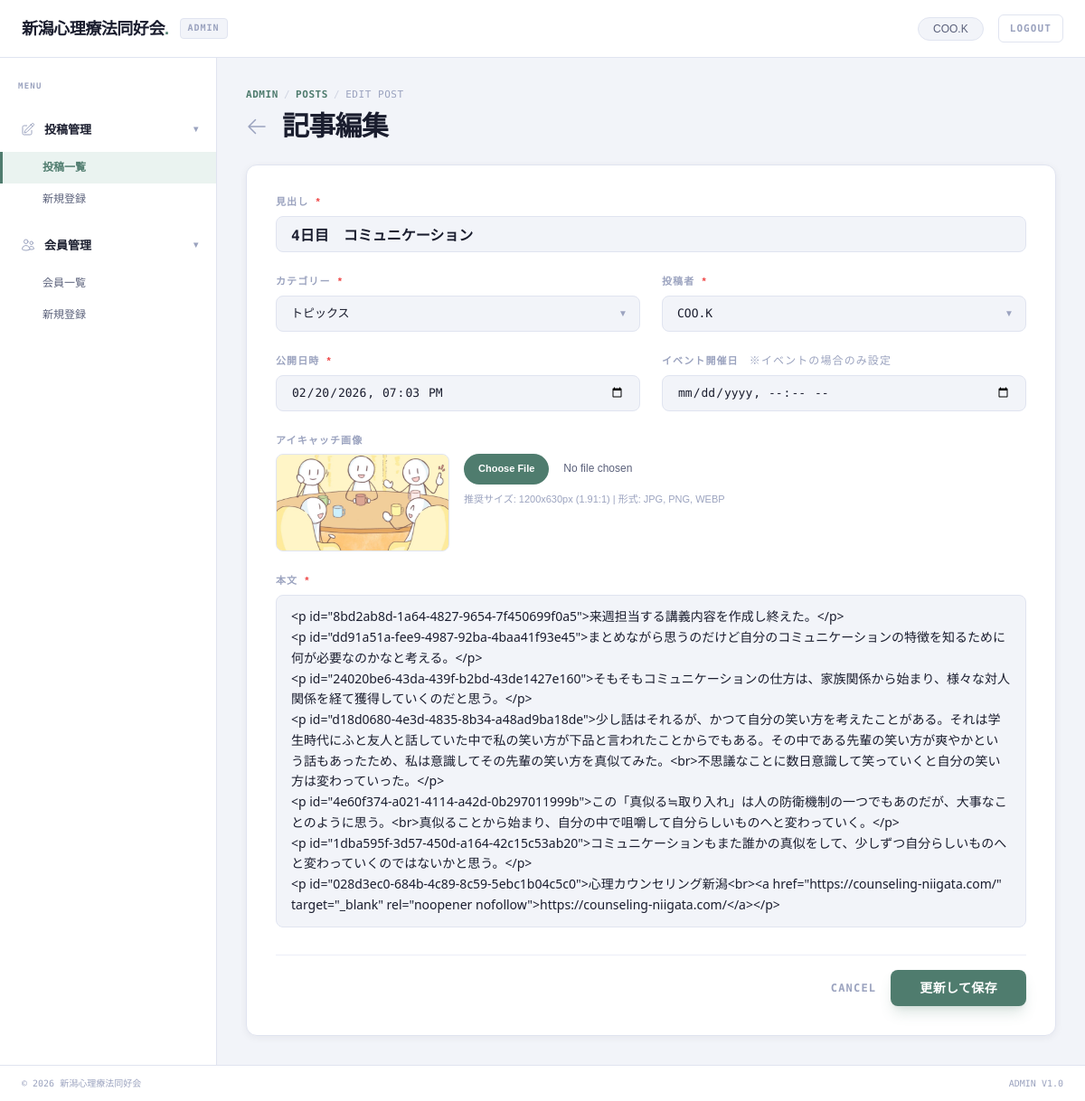
Screenshot of /admin/posts/7/edit (signed in) with the database file from the repository.
### app/models.py (models this page shows, shortened)
class User(db.Model, UserMixin):
    __tablename__ = 'users'
    id = db.Column(db.Integer, primary_key=True, autoincrement=True)
    name = db.Column(db.Text, nullable=False)
    display_name = db.Column(db.Text, nullable=True)
    email = db.Column(db.Text, nullable=False, unique=True)
    password_hash = db.Column(db.Text, nullable=False)
    role = db.Column(db.Text, nullable=False, default='member')
    profile = db.Column(db.Text)
    created_at = db.Column(db.DateTime, default=datetime.utcnow)
    updated_at = db.Column(db.DateTime, default=datetime.utcnow, onupdate=datetime.utcnow)
    posts = db.relationship('Post', backref='author', lazy=True)
    comments = db.relationship('Comment', backref='user', lazy=True)
    @property
    def display_name_or_name(self):
        if self.display_name and self.display_name.strip():
            return self.display_name.strip()
        return self.name

class Post(db.Model):
    __tablename__ = 'posts'
    id = db.Column(db.Integer, primary_key=True, autoincrement=True)
    user_id = db.Column(db.Integer, db.ForeignKey('users.id'), nullable=False)
    category_id = db.Column(db.Integer, db.ForeignKey('categories.id'), nullable=False)
    title = db.Column(db.Text, nullable=False)
    content = db.Column(db.Text, nullable=False)
    published_at = db.Column(db.DateTime, default=datetime.utcnow)
    event_date = db.Column(db.DateTime, nullable=True)
    eyecatch_img = db.Column(db.Text)
    created_at = db.Column(db.DateTime, default=datetime.utcnow)
    updated_at = db.Column(db.DateTime, default=datetime.utcnow, onupdate=datetime.utcnow)
    comments = db.relationship('Comment', backref='post', lazy=True)

### app/blueprints/admin/routes.py (the view, shortened to what this page needs)
@admin_bp.route('/posts/<int:id>/edit', methods=['GET', 'POST'])
@login_required
def edit_post(id):
    post = Post.query.get_or_404(id)
    categories = Category.query.all()
    users = User.query.all()
    return render_template('admin/post_form.html', title='記事編集', post=post, categories=categories, users=users)

### app/__init__.py (called while the page is built)
def create_app():
    app = Flask(__name__)
    from config import Config
    app.config.from_object(Config)
    db.init_app(app)
    login_manager = LoginManager()
    login_manager.login_view = 'auth.login'
    login_manager.init_app(app)
    @login_manager.user_loader
    def load_user(user_id):
        return User.query.get(int(user_id))
    from app.blueprints.main import main_bp
    app.register_blueprint(main_bp)
    from app.blueprints.auth import auth_bp
    app.register_blueprint(auth_bp, url_prefix='/auth')
    from app.blueprints.admin import admin_bp
    app.register_blueprint(admin_bp, url_prefix='/admin')
    @app.route('/blog/detail')
    def blog_detail():
        return render_template('blog_detail.html')
    return app

### app/blueprints/admin/templates/admin/post_form.html (shortened to what this page needs)
{% extends "admin/admin_base.html" %}
{% set active_menu = 'post_new' if not post else 'post_list' %}
{% block main_content %}
<div class="flex flex-col gap-2">
    <div class="flex items-center gap-1.5 text-[11px] font-mono-dm text-custom-text-muted uppercase tracking-wider">
        <span class="text-custom-accent font-bold">Admin</span>
        <span class="opacity-40">/</span>
        <span class="text-custom-accent font-bold">Posts</span>
        <span class="opacity-40">/</span>
        <span>{{ 'Edit Post' if post else 'New Post' }}</span>
    </div>
    <div class="flex items-center gap-4">
        <a href="{{ url_for('admin.post_list') }}"
            class="text-custom-text-muted hover:text-custom-accent transition-colors">
            <svg xmlns="http://www.w3.org/2000/svg" fill="none" viewBox="0 0 24 24" stroke-width="1.5"
                stroke="currentColor" class="w-6 h-6">
                <path stroke-linecap="round" stroke-linejoin="round" d="M10.5 19.5 3 12m0 0 7.5-7.5M3 12h18" />
            </svg>
        </a>
        <h1 class="text-2xl md:text-3xl font-header-sans font-bold text-custom-text-primary tracking-tight">{{ title }}
        </h1>
    </div>
</div>
<div class="bg-white border border-custom-border rounded-custom shadow-custom-sm overflow-hidden max-w-4xl">
    <form method="POST" enctype="multipart/form-data" class="p-6 md:p-8 flex flex-col gap-6">
        <div>
            <label for="title" class="label-admin">見出し <span class="text-red-500 ml-1">*</span></label>
            <input type="text" id="title" name="title" value="{{ post.title if post else '' }}" placeholder="記事のタイトルを入力"
                class="input-admin text-base font-bold" required>
        </div>
        <div class="grid grid-cols-1 md:grid-cols-2 gap-6">
            <div>
                <label for="category_id" class="label-admin">カテゴリー <span class="text-red-500 ml-1">*</span></label>
                <div class="relative">
                    <select id="category_id" name="category_id" class="input-admin appearance-none cursor-pointer pr-10"
                        required>
                        {% for category in categories %}
                        <option value="{{ category.id }}" data-slug="{{ category.slug }}" {{ 'selected' if post and
                            post.category_id==category.id else '' }}>{{ category.name }}</option>
                        {% endfor %}
                    </select>
                    <span
                        class="absolute right-3.5 top-1/2 -translate-y-1/2 text-[10px] text-custom-text-muted pointer-events-none">▼</span>
                </div>
            </div>
            <div>
                <label for="user_id" class="label-admin">投稿者 <span class="text-red-500 ml-1">*</span></label>
                <div class="relative">
                    <select id="user_id" name="user_id" class="input-admin appearance-none cursor-pointer pr-10"
                        required>
                        {% for user in users %}
                        <option value="{{ user.id }}" {{ 'selected' if (post and post.user_id==user.id) or (not post and
                            current_user.id==user.id) else '' }}>
                            {{ user.display_name_or_name }}
                        </option>
                        {% endfor %}
                    </select>
                    <span
                        class="absolute right-3.5 top-1/2 -translate-y-1/2 text-[10px] text-custom-text-muted pointer-events-none">▼</span>
                </div>
            </div>
            <div>
                <label for="published_at" class="label-admin">公開日時 <span class="text-red-500 ml-1">*</span></label>
                <input type="datetime-local" id="published_at" name="published_at"
                    value="{{ post.published_at.strftime('%Y-%m-%dT%H:%M') if post and post.published_at else '' }}"
                    class="input-admin" required>
            </div>
            <div>
                <label for="event_date" class="label-admin">イベント開催日 <span
                        class="text-xs font-normal text-custom-text-muted ml-2">※イベントの場合のみ設定</span></label>
                <input type="datetime-local" id="event_date" name="event_date"
                    value="{{ post.event_date.strftime('%Y-%m-%dT%H:%M') if post and post.event_date else '' }}"
                    class="input-admin">
            </div>
        </div>
        <div>
            <label for="eyecatch_img" class="label-admin">アイキャッチ画像</label>
            <div class="flex flex-col md:flex-row gap-4 items-start">
                <div id="eyecatch-preview-container"
                    class="w-full md:w-48 aspect-video bg-custom-surface-2 border border-custom-border rounded-lg overflow-hidden flex items-center justify-center relative group">
                    {% if post and post.eyecatch_img %}
                    <img id="eyecatch-preview"
                        src="{{ url_for('static', filename='uploads/eyecatch/' + post.eyecatch_img) }}"
                        class="w-full h-full object-cover">
                    {% endif %}
                </div>
                <div class="flex-1 flex flex-col gap-2">
                    <input type="file" id="eyecatch_img" name="eyecatch_img" accept="image/*"
                        class="text-[12px] text-custom-text-secondary file:mr-4 file:py-2 file:px-4 file:rounded-full file:border-0 file:text-[11px] file:font-bold file:bg-custom-accent file:text-white hover:file:bg-opacity-90 transition-all cursor-pointer">
                    <p class="text-[11px] text-custom-text-muted">推奨サイズ: 1200x630px (1.91:1) | 形式: JPG, PNG, WEBP</p>
                </div>
            </div>
        </div>
        <div>
            <label for="content" class="label-admin">本文 <span class="text-red-500 ml-1">*</span></label>
            <textarea id="content" name="content" rows="15" placeholder="記事の内容を記述してください（Markdown対応予定）"
                class="input-admin h-auto py-3 resize-none font-sans text-sm leading-relaxed">{{ post.content if post else '' }}</textarea>
        </div>
        <div class="flex items-center justify-end gap-4 pt-4 border-t border-custom-border-light">
            <a href="{{ url_for('admin.post_list') }}"
                class="text-xs font-bold text-custom-text-muted hover:text-custom-text-secondary transition-colors uppercase tracking-widest font-mono-dm">Cancel</a>
            <button type="submit" class="btn-admin-primary px-8 py-2.5 text-sm">
                {{ '更新して保存' if post else 'この記事を投稿する' }}
            </button>
        </div>
    </form>
</div>
{% endblock %}

### app/blueprints/admin/templates/admin/admin_base.html (shortened to what this page needs)
<!DOCTYPE html>
<html lang="ja">
<head>
    <script src="https://cdn.tailwindcss.com"></script>
</head>
<body>
    <div class="grid grid-rows-[64px_1fr] md:grid-cols-[240px_1fr] min-h-screen relative w-full overflow-x-hidden">
        <header
            class="col-span-1 md:col-span-2 bg-white border-b border-custom-border flex items-center px-4 md:px-6 sticky top-0 z-50">
            <div class="font-header-sans font-bold text-lg text-custom-text-primary tracking-tight">
                新潟心理療法同好会<span class="text-custom-accent">.</span>
            </div>
            <div
                class="ml-2 md:ml-3 px-2 py-0.5 bg-custom-surface-2 border border-custom-border rounded text-[10px] font-bold text-custom-text-muted font-mono-dm uppercase tracking-widest">
                Admin
            </div>
            <div class="ml-auto flex items-center gap-2 md:gap-4">
                <div
                    class="hidden sm:flex items-center px-4 py-1 bg-custom-surface-2 border border-custom-border rounded-full">
                    <span class="text-xs font-medium text-custom-text-secondary">{{ current_user.display_name_or_name }}</span>
                </div>
                <a href="{{ url_for('auth.logout') }}"
                    class="text-[10px] md:text-[11px] font-mono-dm text-custom-text-muted border border-custom-border px-2.5 md:px-3 py-1.5 rounded-md bg-white hover:bg-custom-surface-2 transition-colors uppercase tracking-widest font-bold">
                    Logout
                </a>
            </div>
        </header>
        <aside id="sidebar"
            class="fixed md:static inset-y-0 left-0 w-[240px] bg-white border-r border-custom-border py-6 flex flex-col gap-1 overflow-y-auto z-50 -translate-x-full md:translate-x-0 transition-transform duration-300 ease-in-out shadow-custom md:shadow-none">
            <div class="px-5 mb-2 text-[9px] font-bold text-custom-text-muted uppercase tracking-[0.14em] font-mono-dm">
                Menu</div>
            <div
                class="sidebar-item font-semibold text-custom-text-primary flex justify-between items-center group mt-2">
                <div class="flex items-center gap-2.5">
                    <span class="text-custom-text-muted group-hover:text-custom-accent transition-colors">
                    </span>
                    <span>投稿管理</span>
                </div>
                <span
                    class="text-[10px] text-custom-text-muted group-hover:text-custom-text-primary transition-colors">▾</span>
            </div>
            <div class="flex flex-col">
                <a href="{{ url_for('admin.post_list') }}"
                    class="sidebar-sub-item {% if active_menu == 'post_list' %}active{% endif %}">投稿一覧</a>
                <a href="{{ url_for('admin.create_post') }}"
                    class="sidebar-sub-item {% if active_menu == 'post_new' %}active{% endif %}">新規登録</a>
            </div>
            <div
                class="sidebar-item font-semibold text-custom-text-primary flex justify-between items-center group mt-2">
                <div class="flex items-center gap-2.5">
                    <span class="text-custom-text-muted group-hover:text-custom-accent transition-colors">
                    </span>
                    <span>会員管理</span>
                </div>
                <span
                    class="text-[10px] text-custom-text-muted group-hover:text-custom-text-primary transition-colors">▾</span>
            </div>
            <div class="flex flex-col">
                <a href="{{ url_for('admin.admin_users') }}"
                    class="sidebar-sub-item {% if active_menu == 'user_list' %}active{% endif %}">会員一覧</a>
                <a href="{{ url_for('admin.admin_user_new') }}"
                    class="sidebar-sub-item {% if active_menu == 'user_new' %}active{% endif %}">新規登録</a>
            </div>
        </aside>
        <main class="p-4 md:p-8 flex flex-col gap-6 min-w-0">
            {% block main_content %}{% endblock %}
        </main>
        <footer
            class="md:col-span-2 h-10 bg-white border-t border-custom-border flex items-center justify-between px-6 text-[10px] text-custom-text-muted font-mono-dm shrink-0 sticky bottom-0 z-50">
            <span>© 2026 新潟心理療法同好会</span>
            <div class="hidden sm:flex gap-4">
                <span>ADMIN V1.0</span>
            </div>
        </footer>
    </div>
</body>
</html>

### rows the page displays
User: display_name_or_name "COO.K"
Post: title "4日目 コミュニケーション", published_at "02/20/2026 19:03", eyecatch_img (picture), content "<p id=\"8bd2ab8d-1a64-4827-9654-7f450699f0a5\">来週担当する講義内容を作成し終えた。</p> <p id=\"dd91a51a-fee9-4987-92ba-4baa41f93e45\">まとめながら思うのだけど自分のコミュニケーションの特徴を知るために何が必要なのかなと考える。</p> <p id=\"24020be6-43da-439f-b2bd-43de1427e160\">そもそもコミュニケーションの仕方は、家族関係から始まり、様々な対人関係を経て獲得していくのだと思う。</p> <p id=\"d18d0680-4e3d-4835-8b34-a48ad9ba18de\">少し話はそれるが、かつて自分の笑い方を考えたことがある。それは学生時代にふと友人と話していた中で私の笑い方が下品と言われたことからでもある。その中である先輩の笑い方が爽やかという話もあったため、私は意識してその先輩の笑い方を真似てみた。<br>不思議なことに数日意識して笑っていくと自分の笑い方は変わっていった。</p> <p id=\"4e60f374-a021-4114-a42d-0b297011999b\">この「真似る≒取り入れ」は人の防衛機制の一つでもあのだが、大事なことのように思う。<br>真似ることから始まり、自分の中で咀嚼して自分らしいものへと変わっていく。</p> <p…"

### other values shown
{{ 'Edit Post' if post else 'New Post' }} "EDIT POST"
{{ title }} "記事編集"
{{ '更新して保存' if post else 'この記事を投稿する' }} "更新して保存"
form field category_id "トピックス"
form field user_id "COO.K"
